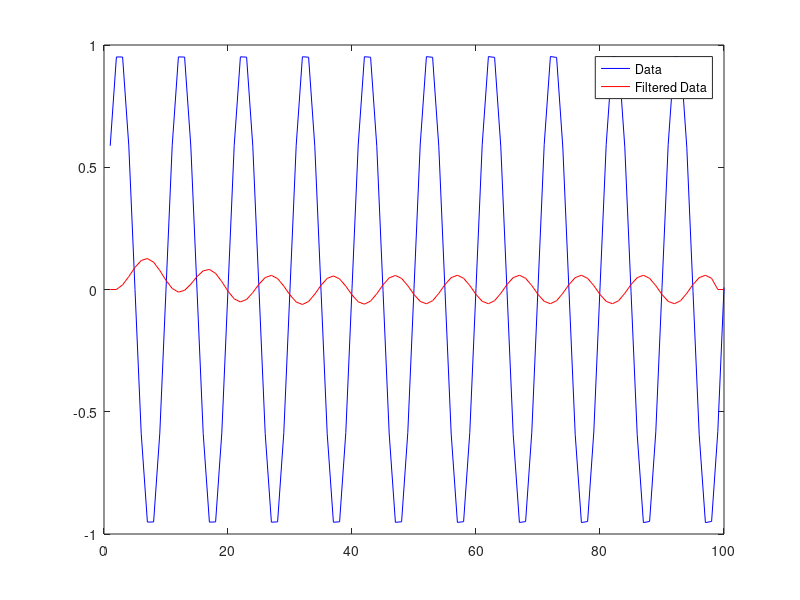

Recreate this plot in MATLAB.
%Generate digital filter coefficients for a LPF

clc; close all; clear all;
format compact;
format long g;

A_fc = 5; %LPF cutoff freq  (Hz)
Ts = 1/200; %sampling period

[an,ad] = butter(2,A_fc*2*pi, 's'); %generate LPF coeffs, 2nd-order Butterworth. 's' for analog filter
Q_A = tf(an,ad);                    %LPF transfer function based on the filter coefficients
Afilt = tf([0 1], 1) * Q_A;

%Convert continuous time transfer function to discrete time with Tustin transform
Hd = c2d(Afilt,Ts,'tustin');

%print digital filter coefficients
[num,den] = tfdata(Hd);
num = cell2mat(num);
den = cell2mat(den);
for i = 1:length(num)
    inCoeffs(i) = num(i);
end
for i = 2:length(den)
    outCoeffs(i-1) = -den(i);
end
disp('input coefficients * (n n-1 n-2 ... n-m)' )
inCoeffs
disp('output coefficients * (n-1 n-2 ... n-m)')
outCoeffs
%X in the numerator represents current and previous data samples. V in denom represents
%previous derivatives
disp('v(n) = IN_COEFF1*data(n) + IN_COEFF2*data(n-1) + IN_COEFF3*data(n-2) + OUT_COEFF1*output(n-1) + OUT_COEFF2*output(n-2)')

%Test the filter with a sine wave
f_test = 10; % Hz

for t=1:100
    data(t)= sin(2*3.142*f_test*(t/100));
end

filtered_data=zeros(length(data),1);

for i= 3: length(data)-2    
    filtered_data(i)= inCoeffs(1)*data(i) +inCoeffs(2)*data(i-1) +inCoeffs(3)*data(i-2)...
        +outCoeffs(1)*filtered_data(i-1) +outCoeffs(2)*filtered_data(i-2);
end

plot(data,'b')
hold on
plot(filtered_data,'r')
legend('Data','Filtered Data')